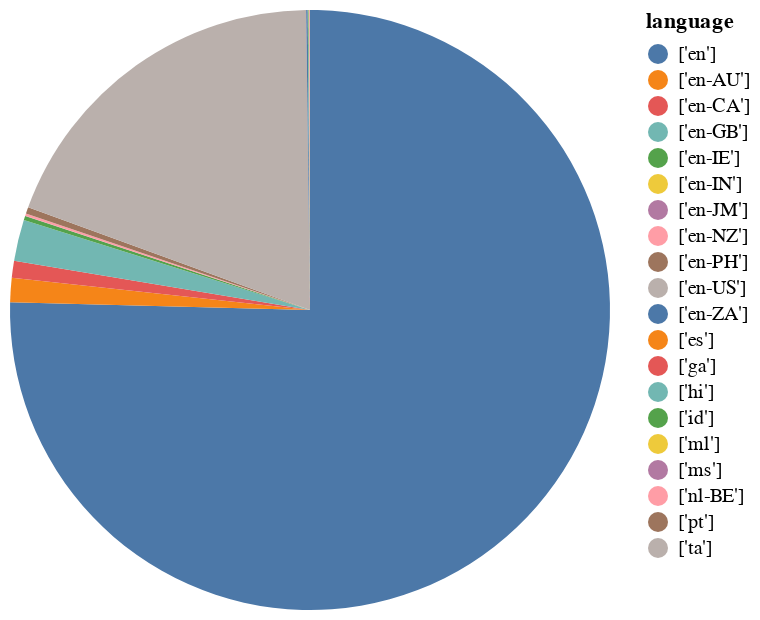

The notebook cell saved with this chart:
### Code cell
#distribution of languges
alt.Chart(languagedf).mark_arc().encode(
    theta="numepisodes",
    color="language"
)

### Figure 1 — Vega-Lite specification as saved in the notebook (floating-point values rounded to 4 significant figures)
{"config": {"view": {"continuousWidth": 300, "continuousHeight": 300}}, "data": {"name": "data-d7ef27f1f050bfea7598031d85996d66"}, "mark": {"type": "arc"}, "encoding": {"color": {"field": "language", "type": "nominal"}, "theta": {"field": "numepisodes", "type": "quantitative"}}, "$schema": "https://vega.github.io/schema/vega-lite/v5.15.1.json", "datasets": {"data-d7ef27f1f050bfea7598031d85996d66": [{"language": "['en']", "numepisodes": 79452}, {"language": "['en-AU']", "numepisodes": 1377}, {"language": "['en-CA']", "numepisodes": 962}, {"language": "['en-GB']", "numepisodes": 2335}, {"language": "['en-IE']", "numepisodes": 243}, {"language": "['en-IN']", "numepisodes": 2}, {"language": "['en-JM']", "numepisodes": 2}, {"language": "['en-NZ']", "numepisodes": 141}, {"language": "['en-PH']", "numepisodes": 368}, {"language": "['en-US']", "numepisodes": 20264}, {"language": "['en-ZA']", "numepisodes": 86}, {"language": "['es']", "numepisodes": 1}, {"language": "['ga']", "numepisodes": 2}, {"language": "['hi']", "numepisodes": 32}, {"language": "['id']", "numepisodes": 28}, {"language": "['ml']", "numepisodes": 11}, {"language": "['ms']", "numepisodes": 9}, {"language": "['nl-BE']", "numepisodes": 39}, {"language": "['pt']", "numepisodes": 5}, {"language": "['ta']", "numepisodes": 1}]}}
